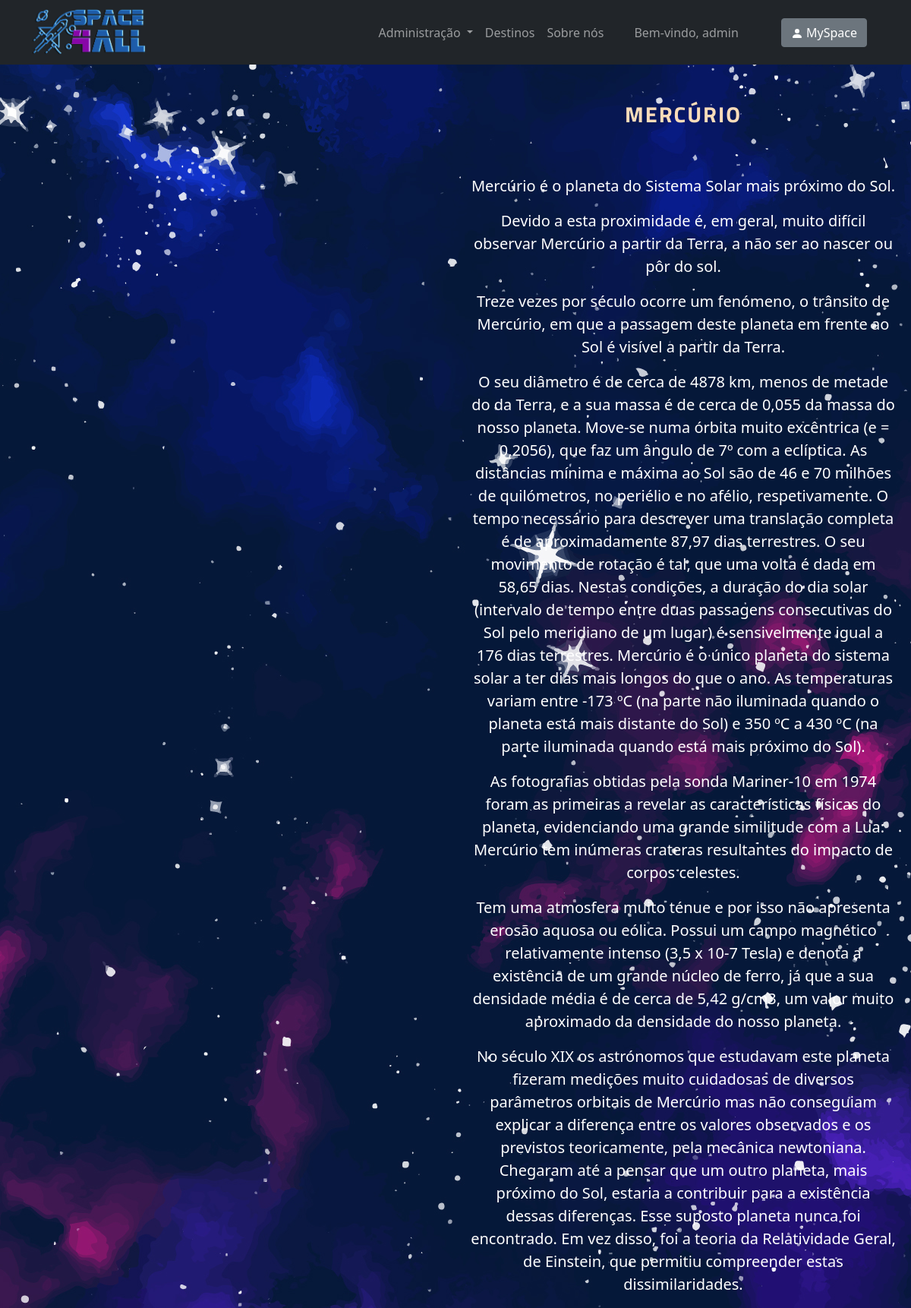
/mercury (signed in), run on the app's committed database.
### space_trip/models.py (models this page shows)
class Planet(models.Model):
    name = models.CharField(max_length=50)
    name_pt = models.CharField(max_length=50)
    details = models.CharField(max_length=500000)

### space_trip/views.py (the view)
# urls.py: path("<str:name>", views.planet, name="planet")
def planet(request, name):
    planet = get_object_or_404(Planet, name=name)
    return render(request, 'space_trip/planet.html', {'planet': planet})

### space_trip/templates/space_trip/planet.html (shortened to what this page needs)
{% extends "./index.html" %}
{% load static %}
{% block body %}
    <br>
        <div id="aSide">
        <model-viewer loading="eager" src="{% static 'media/3D/' %}{{ planet.name }}.glb" alt="{{planet.name_pt}}" auto-rotate camera-controls ar ios-src="{% static 'media/3D/' %}{{ planet.name }}.glb"></model-viewer>
        </div>
    <br>
    <div style="float: right; width: 50%">
        <h2 class="planetname">{{ planet.name_pt }}</h2>
    <br>
    <figure class="text-center" style="margin: 30px 20px 10px 20px">
        {{ planet.details | safe }}
    </figure>
    </div>
{% endblock %}

### space_trip/templates/space_trip/index.html (shortened to what this page needs)
<!DOCTYPE html>
<html lang="pt">
<head>
    {% load static %}
    <link rel="stylesheet" type="text/css" href="{% static 'space_trip/css/bootstrap.css' %}">
</head>
{% block navbar %}
<nav id="navbar_top" class="navbar navbar-expand-lg navbar-dark bg-dark">
    <div class="container">
        <a class="navbar-brand me-2" href="{% url 'space_trip:index' %}">
            <img src="{% static 'spicy space/Space4All - effects.png' %}" height="60px" alt="Logo"
                 loading="lazy" style="margin-top: -1px;"/>
        </a>
        <div class="collapse navbar-collapse" id="navbarButtonsExample">
            <div class="mx-5">
                <ul class="navbar-nav" style="position: relative;">
                    {% if request.user.is_authenticated and request.user.is_superuser %}
                    <li class="nav-item dropdown">
                        <a class="nav-link dropdown-toggle" id="navbarDropdown" role="button" data-toggle="dropdown" aria-haspopup="true" aria-expanded="false">
                          Administração
                        </a>
                    </li>
                    {% endif %}
                    <li class="nav-item">
                        <a class="nav-link" href="{% url 'space_trip:destinations' %}">Destinos</a>
                    </li>
                    <li class="nav-item">
                        <a class="nav-link" href="{% url 'space_trip:about-us' %}">Sobre nós</a>
                    </li>
                    {% if request.user.is_authenticated %}
                    <li class="ms-4 nav-item glow">
                        <a class="nav-link">Bem-vindo, {{request.user.username}}</a>
                    </li>
                    {% endif %}
                </ul>
            </div>
            <div class="d-flex align-items-center">
                {% if request.user.is_authenticated %}
                    <a type="button" class="btn btn-secondary me-3" href="{% url 'space_trip:profile' %}">
                        <svg xmlns="http://www.w3.org/2000/svg" width="16" height="16" fill="currentColor" class="bi bi-person-fill" viewBox="0 0 16 16">
                            <path d="M3 14s-1 0-1-1 1-4 6-4 6 3 6 4-1 1-1 1H3zm5-6a3 3 0 1 0 0-6 3 3 0 0 0 0 6z"/>
                        </svg>
                        MySpace
                    </a>
                {% endif %}
            </div>
        </div>
    </div>
</nav>
{% endblock %}
{% block body %}{% endblock %}
</html>

### space_trip/templates/space_trip/index.html (style rules this page uses)
.glow { color: #fff; text-align: left; animation: glow 1s ease-in-out infinite alternate; }

### space_trip/templates/space_trip/planet.html (style rules this page uses)
#aSide { height: 600px; width: 600px; position: fixed; top: calc(50% - 250px); right: 50%; }
#aSide model-viewer { height: 600px; width: 600px; position: absolute; top: 0; left: 0; border: none; --poster-color: transparent; }
.planetname { display: block; font-size: 1.80em; font-weight: bold; color: #fbdcb9; font-family: 'Titillium Web', sans-serif; letter-spacing: 2px; text-align: center; }

### data on the page
Planet: name_pt "MERCÚRIO", details "Mercúrio é o planeta do Sistema Solar mais próximo do Sol. Devido a esta proximidade é, em geral, muito difícil observar Mercúrio a partir da Terra, a não ser ao nascer ou pôr do sol. Treze vezes por século ocorre um fenómeno, o trânsito de Mercúrio, em que a passagem deste planeta em frente ao Sol é visível a partir da Terra. O seu diâmetro é de cerca de 4878 km, menos de metade do da Terra, e a sua massa é de cerca de 0,055 da massa do nosso planeta. Move-se numa órbita muito excêntrica (e = 0,2056), que faz um ângulo de 7º com a eclíptica. As distâncias mínima e máxima ao Sol são de 46 e 70 milhões de quilómetros, no periélio e no afélio, respetivamente. O tempo necessário para descrever…"

### other printed values
{{ request.user.username }} "admin"
